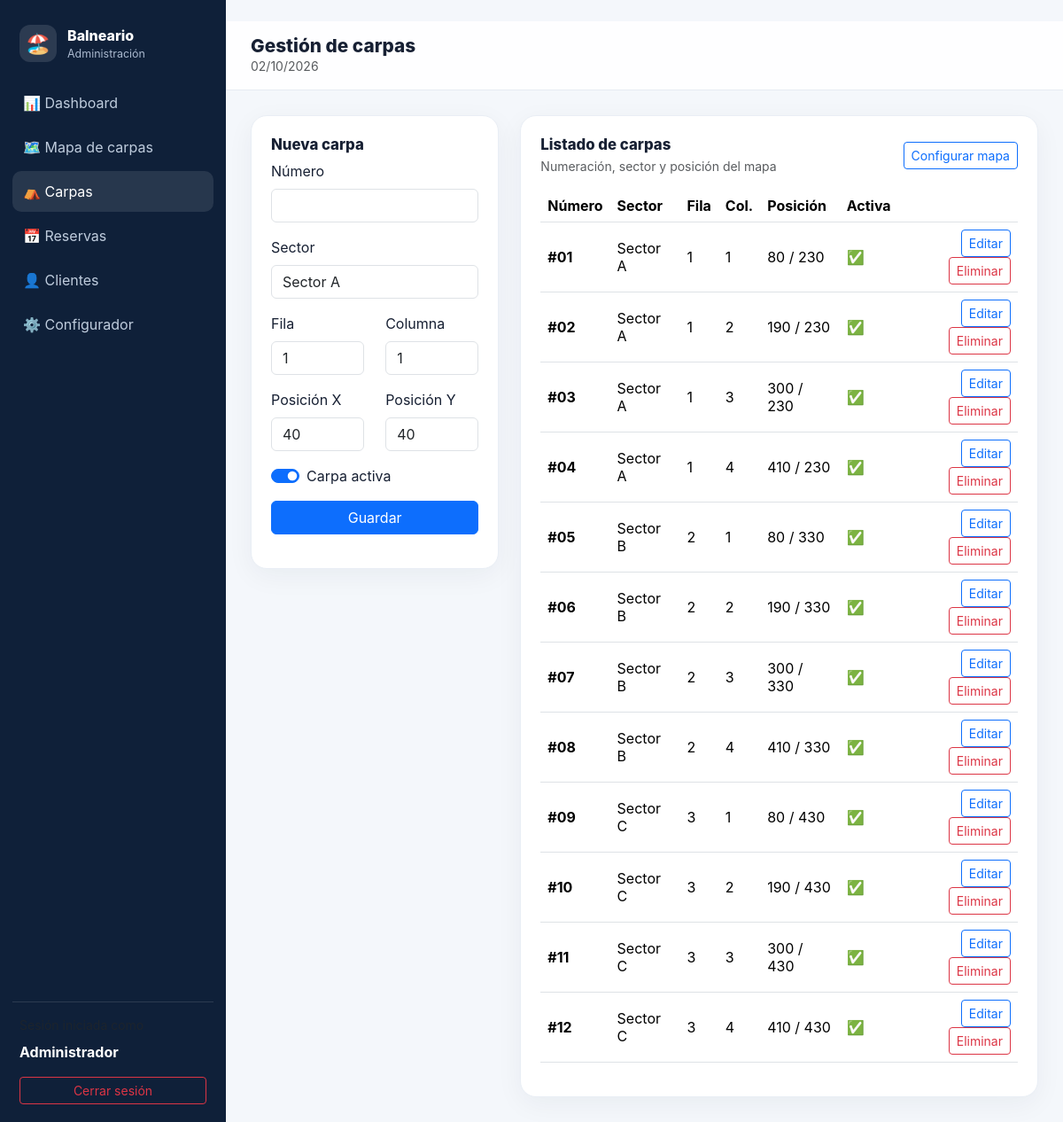
The app's page /carpas.php (signed in) with its own data.
### tables this page shows
CREATE TABLE carpas (
    id INT AUTO_INCREMENT PRIMARY KEY,
    numero VARCHAR(20) NOT NULL UNIQUE,
    sector VARCHAR(60) NOT NULL,
    fila INT NOT NULL DEFAULT 1,
    columna INT NOT NULL DEFAULT 1,
    pos_x INT NOT NULL DEFAULT 40,
    pos_y INT NOT NULL DEFAULT 40,
    precio_diario DECIMAL(10,2) NOT NULL DEFAULT 12000.00,
    precio_quincenal DECIMAL(10,2) NOT NULL DEFAULT 150000.00,
    precio_mensual DECIMAL(10,2) NOT NULL DEFAULT 250000.00,
    precio_temporada DECIMAL(10,2) NOT NULL DEFAULT 700000.00,
    activa TINYINT(1) NOT NULL DEFAULT 1,
    creado_en TIMESTAMP DEFAULT CURRENT_TIMESTAMP,
    INDEX idx_carpas_sector (sector)
);

### carpas.php (the view, shortened to what this page needs)
<?php
$titulo = "Gestión de carpas";
require_once "conexion.php";
$editar = null;
$lista =
    $conexion->query(
        "SELECT *
         FROM carpas
         ORDER BY sector, numero"
    );
require_once "header.php";
?>
<div class="row g-4">
    <div class="col-lg-4">
        <div class="card-soft">
            <h2 class="section-title">
                <?= $editar
                    ? "Editar carpa"
                    : "Nueva carpa"
                ?>
            </h2>
            <form method="post">
                <div class="mb-3">
                    <label class="form-label">
                        Número
                    </label>
                    <input
                        class="form-control"
                        name="numero"
                        required
                        value="<?= htmlspecialchars(
                            $editar["numero"] ?? "",
                            ENT_QUOTES,
                            "UTF-8"
                        ) ?>"
                    >
                </div>
                <div class="mb-3">
                    <label class="form-label">
                        Sector
                    </label>
                    <input
                        class="form-control"
                        name="sector"
                        required
                        value="<?= htmlspecialchars(
                            $editar["sector"] ?? "Sector A",
                            ENT_QUOTES,
                            "UTF-8"
                        ) ?>"
                    >
                </div>
                <div class="row">
                    <div class="col-6 mb-3">
                        <label class="form-label">
                            Fila
                        </label>
                        <input
                            type="number"
                            min="1"
                            class="form-control"
                            name="fila"
                            value="<?= (int)($editar["fila"] ?? 1) ?>"
                        >
                    </div>
                    <div class="col-6 mb-3">
                        <label class="form-label">
                            Columna
                        </label>
                        <input
                            type="number"
                            min="1"
                            class="form-control"
                            name="columna"
                            value="<?= (int)($editar["columna"] ?? 1) ?>"
                        >
                    </div>
                </div>
                <div class="row">
                    <div class="col-6 mb-3">
                        <label class="form-label">
                            Posición X
                        </label>
                        <input
                            type="number"
                            class="form-control"
                            name="x"
                            value="<?= (int)($editar["pos_x"] ?? 40) ?>"
                        >
                    </div>
                    <div class="col-6 mb-3">
                        <label class="form-label">
                            Posición Y
                        </label>
                        <input
                            type="number"
                            class="form-control"
                            name="y"
                            value="<?= (int)($editar["pos_y"] ?? 40) ?>"
                        >
                    </div>
                </div>
                <div class="form-check form-switch mb-3">
                    <input
                        class="form-check-input"
                        type="checkbox"
                        name="activa"
                        <?= (
                            !isset($editar) ||
                            $editar["activa"]
                        )
                            ? "checked"
                            : ""
                        ?>
                    >
                    <label class="form-check-label">
                        Carpa activa
                    </label>
                </div>
                <button
                    class="btn btn-primary w-100"
                >
                    Guardar
                </button>
            </form>
        </div>
    </div>
    <div class="col-lg-8">
        <div class="card-soft">
            <div class="d-flex justify-content-between align-items-center mb-3">
                <div>
                    <h2 class="section-title mb-1">
                        Listado de carpas
                    </h2>
                    <div class="text-muted small">
                        Numeración, sector y posición del mapa
                    </div>
                </div>
                <a
                    href="configurador.php"
                    class="btn btn-outline-primary btn-sm"
                >
                    Configurar mapa
                </a>
            </div>
            <div class="table-responsive">
                <table class="table align-middle">
                    <thead>
                        <tr>
                            <th>
                                Número
                            </th>
                            <th>
                                Sector
                            </th>
                            <th>
                                Fila
                            </th>
                            <th>
                                Col.
                            </th>
                            <th>
                                Posición
                            </th>
                            <th>
                                Activa
                            </th>
                            <th>
                            </th>
                        </tr>
                    </thead>
                    <tbody>
                    <?php while (
                        $fila =
                        $lista->fetch_assoc()
                    ): ?>
                        <tr>
                            <td>
                                <strong>
                                    #<?= htmlspecialchars(
                                        $fila["numero"],
                                        ENT_QUOTES,
                                        "UTF-8"
                                    ) ?>
                                </strong>
                            </td>
                            <td>
                                <?= htmlspecialchars(
                                    $fila["sector"],
                                    ENT_QUOTES,
                                    "UTF-8"
                                ) ?>
                            </td>
                            <td>
                                <?= (int)$fila["fila"] ?>
                            </td>
                            <td>
                                <?= (int)$fila["columna"] ?>
                            </td>
                            <td>
                                <?= (int)$fila["pos_x"] ?>
                                /
                                <?= (int)$fila["pos_y"] ?>
                            </td>
                            <td>
                                <?= $fila["activa"]
                                    ? "✅"
                                    : "⛔"
                                ?>
                            </td>
                            <td class="text-end">
                                <a
                                    href="mapa.php?accion=editar&id=<?= (int)$fila["id"] ?>"
                                    class="btn btn-sm btn-outline-primary"
                                >
                                    Editar
                                </a>
                                <form
                                    method="post"
                                    class="d-inline"
                                    onsubmit="return confirm('¿Eliminar esta carpa?')"
                                >
                                    <button
                                        class="btn btn-sm btn-outline-danger"
                                    >
                                        Eliminar
                                    </button>
                                </form>
                            </td>
                        </tr>
                    <?php endwhile; ?>
                    </tbody>
                </table>
            </div>
        </div>
    </div>
</div>
<?php require_once "footer.php"; ?>

### header.php (shortened to what this page needs)
<?php
$pagina = basename($_SERVER["PHP_SELF"]);
?>
<!doctype html>
<html lang="es">
<head>
    <link href="https://cdn.jsdelivr.net/npm/bootstrap@5.3.3/dist/css/bootstrap.min.css" rel="stylesheet">
    <link href="estilos.css" rel="stylesheet">
</head>
<body>
<div class="app-shell">
    <aside class="sidebar">
        <div class="brand-box">
            <div class="brand-logo">🏖️</div>
            <div>
                <div class="brand-title">Balneario</div>
                <div class="brand-subtitle">Administración</div>
            </div>
        </div>
        <nav class="nav flex-column gap-1">
            <a class="nav-link <?= $pagina === 'index.php' ? 'active' : '' ?>" href="index.php">📊 Dashboard</a>
            <a class="nav-link <?= $pagina === 'mapa.php' ? 'active' : '' ?>" href="mapa.php">🗺️ Mapa de carpas</a>
            <a class="nav-link <?= $pagina === 'carpas.php' ? 'active' : '' ?>" href="carpas.php">⛺ Carpas</a>
            <a class="nav-link <?= $pagina === 'reservas.php' ? 'active' : '' ?>" href="reservas.php">📅 Reservas</a>
            <a class="nav-link <?= $pagina === 'clientes.php' ? 'active' : '' ?>" href="clientes.php">👤 Clientes</a>
            <a class="nav-link <?= $pagina === 'configurador.php' ? 'active' : '' ?>" href="configurador.php">⚙️ Configurador</a>
        </nav>
        <div class="sidebar-footer">
            <div class="small text-muted mb-2">Sesión iniciada como</div>
            <strong><?= htmlspecialchars($_SESSION["admin_nombre"] ?? $_SESSION["admin_usuario"]) ?></strong>
            <a href="logout.php" class="btn btn-outline-danger btn-sm w-100 mt-3">Cerrar sesión</a>
        </div>
    </aside>
    <main class="main-content">
        <header class="topbar">
            <div>
                <h1 class="page-title"><?= htmlspecialchars($titulo ?? 'Panel principal') ?></h1>
                <div class="text-muted small"><?= date("d/m/Y") ?></div>
            </div>
        </header>
        <div class="content-wrap">

### footer.php (shortened to what this page needs)
        </div>
    </main>
</div>
</body>
</html>

### estilos.css (style rules this page uses)
:root { --primary: #0d6efd; --bg: #f4f7fb; --card: #ffffff; --text: #172033; --muted: #6c7891; }
body { background: var(--bg); color: var(--text); font-family: Inter, system-ui, -apple-system, Segoe UI, Roboto, Arial, sans-serif; }
.app-shell { min-height: 100vh; display: flex; }
.sidebar { width: 255px; background: #0f2039; color: #fff; padding: 20px 14px; display: flex; flex-direction: column; position: fixed; inset: 0 auto 0 0; z-index: 1000; }
.brand-box { display: flex; gap: 12px; align-items: center; padding: 8px 8px 22px; }
.brand-logo { width: 42px; height: 42px; border-radius: 12px; display: grid; place-items: center; background: rgba(255,255,255,.12); font-size: 22px; }
.brand-title { font-weight: 800; }
.brand-subtitle { font-size: .78rem; color: #aab9cf; }
.sidebar .nav-link { color: #bfccdd; border-radius: 10px; padding: 11px 12px; }
.sidebar .nav-link:hover, .sidebar .nav-link.active { color: #fff; background: rgba(255,255,255,.10); }
.sidebar-footer { margin-top: auto; padding: 15px 8px 0; border-top: 1px solid rgba(255,255,255,.12); }
.main-content { margin-left: 255px; width: calc(100% - 255px); min-height: 100vh; }
.topbar { height: 78px; background: rgba(255,255,255,.92); border-bottom: 1px solid #e6ebf2; display: flex; align-items: center; gap: 14px; padding: 14px 28px; position: sticky; top: 0; z-index: 900; }
.page-title { font-size: 1.3rem; font-weight: 800; margin: 0; }
.content-wrap { padding: 28px; }
.card-soft { background: var(--card); border-radius: 18px; padding: 22px; border: 1px solid #e9eef5; box-shadow: 0 8px 30px rgba(22, 34, 51, .05); }
.section-title { font-size: 1.05rem; font-weight: 800; }

### records on screen
carpas: numero "01", sector "Sector A", fila "1", columna "1", pos_x "80", pos_y "230"
carpas: numero "02", sector "Sector A", fila "1", columna "2", pos_x "190", pos_y "230"
carpas: numero "03", sector "Sector A", fila "1", columna "3", pos_x "300", pos_y "230"
carpas: numero "04", sector "Sector A", fila "1", columna "4", pos_x "410", pos_y "230"
carpas: numero "05", sector "Sector B", fila "2", columna "1", pos_x "80", pos_y "330"
carpas: numero "06", sector "Sector B", fila "2", columna "2", pos_x "190", pos_y "330"
carpas: numero "07", sector "Sector B", fila "2", columna "3", pos_x "300", pos_y "330"
carpas: numero "08", sector "Sector B", fila "2", columna "4", pos_x "410", pos_y "330"
carpas: numero "09", sector "Sector C", fila "3", columna "1", pos_x "80", pos_y "430"
carpas: numero "10", sector "Sector C", fila "3", columna "2", pos_x "190", pos_y "430"
carpas: numero "11", sector "Sector C", fila "3", columna "3", pos_x "300", pos_y "430"
carpas: numero "12", sector "Sector C", fila "3", columna "4", pos_x "410", pos_y "430"

### other values on screen
$_SESSION["admin_nombre"] "Administrador"
$titulo "Gestión de carpas"
